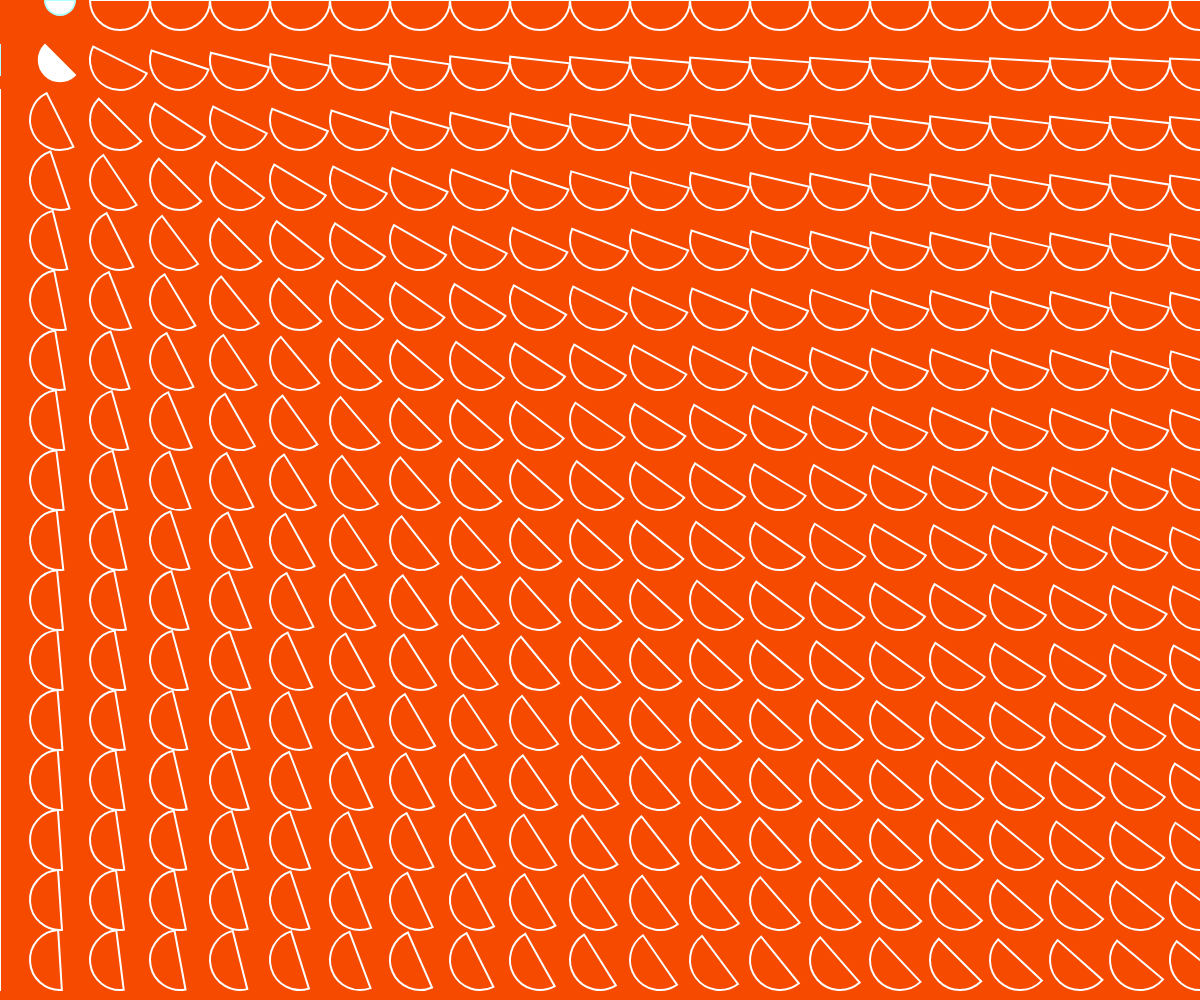
Frame 1 (no input)
Frame 60 (no input): identical to frame 1, image omitted
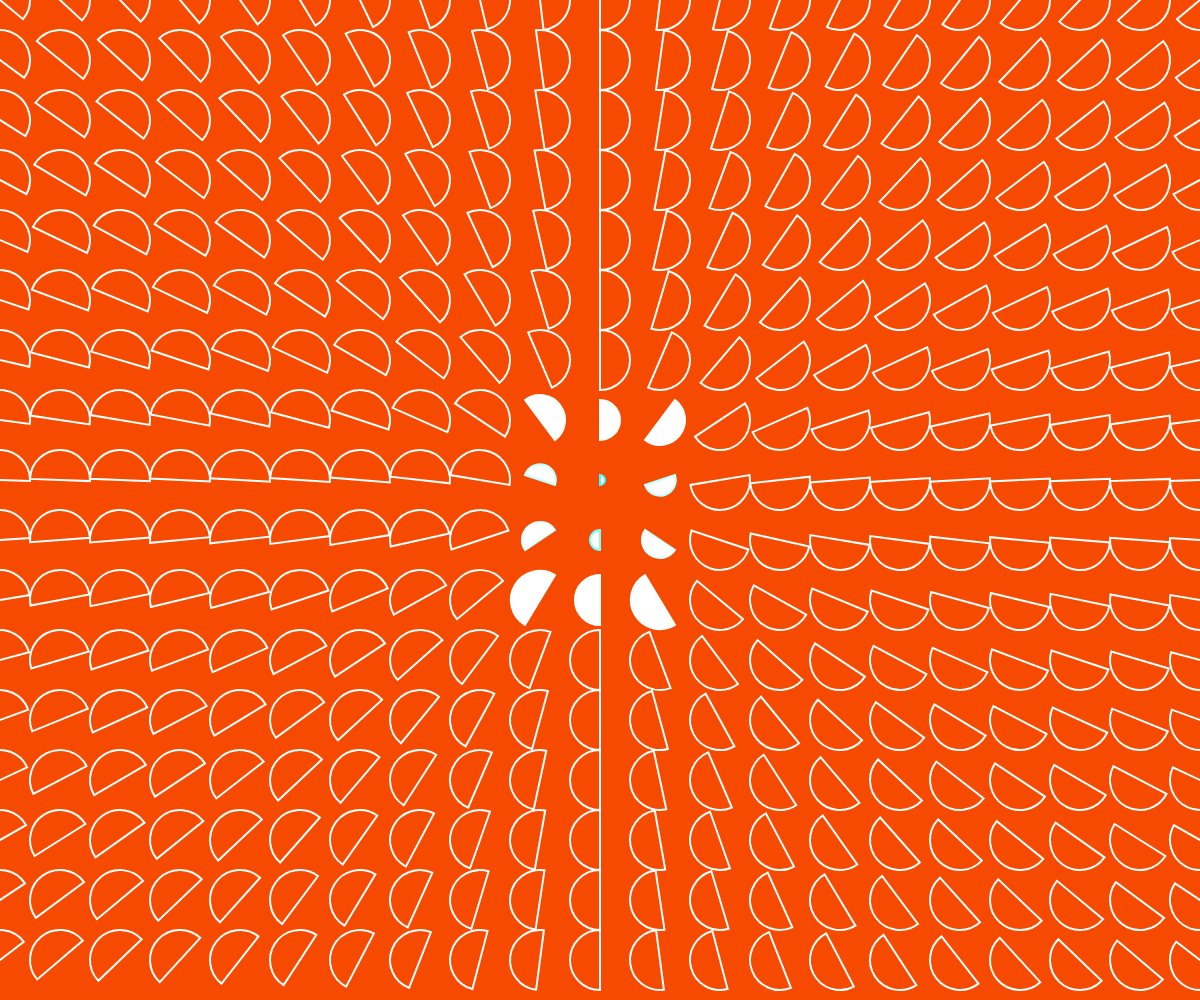
Frame 120 (the mouse pressed at the canvas centre since frame 60)

The p5.js sketch that drew these frames (run headless with seeded random() and noise() and a simulated clock; from frame 60 on, the mouse is pressed at the canvas centre):

// p5.js sketch
// ── sketch.js
let maxw = 60;
let effectRadius = 120;
let ellipse = [];

function setup() {
  createCanvas(windowWidth, windowHeight);

  let cols = floor(width/maxw) + 1;
  let rows = floor(height/maxw) + 1;

  for(let i=0; i<cols; i++) {
    for(let j=0; j<rows; j++) {
      ellipse.push(new RotatingEllipse(i*maxw, j*maxw));
    }
  }
}

function draw() {
  background('#f64a00');
  
  for(let e of ellipse) {
    e.update();
    e.show();
  }
  
}

class RotatingEllipse {
  constructor(_x, _y) {
    this.x = _x;
    this.y = _y;
    this.w = maxw;
    this.hue = 0;
    this.rad = 0;
  }
  
  show() {
    strokeWeight(2);
    stroke(this.hue, 255, 255);
    if (this.distance < effectRadius) {
      fill(255);
    } else {
      noFill();
    }
    
    push();
    translate(this.x, this.y);
    rotate(this.rad);
    arc(0, 0, this.w, this.w, PI, TWO_PI, CHORD);
    pop();   
  }
  
  update() {
    this.rad = atan2(mouseY-this.y, mouseX-this.x);

    this.distance = dist(this.x, this.y, mouseX, mouseY);
    let limitedDistance = constrain(this.distance, 0, effectRadius);
    this.w = map(limitedDistance, 0, effectRadius, 0, maxw);
    this.hue = map(limitedDistance, 0, effectRadius, 0, 360);

  }
}
